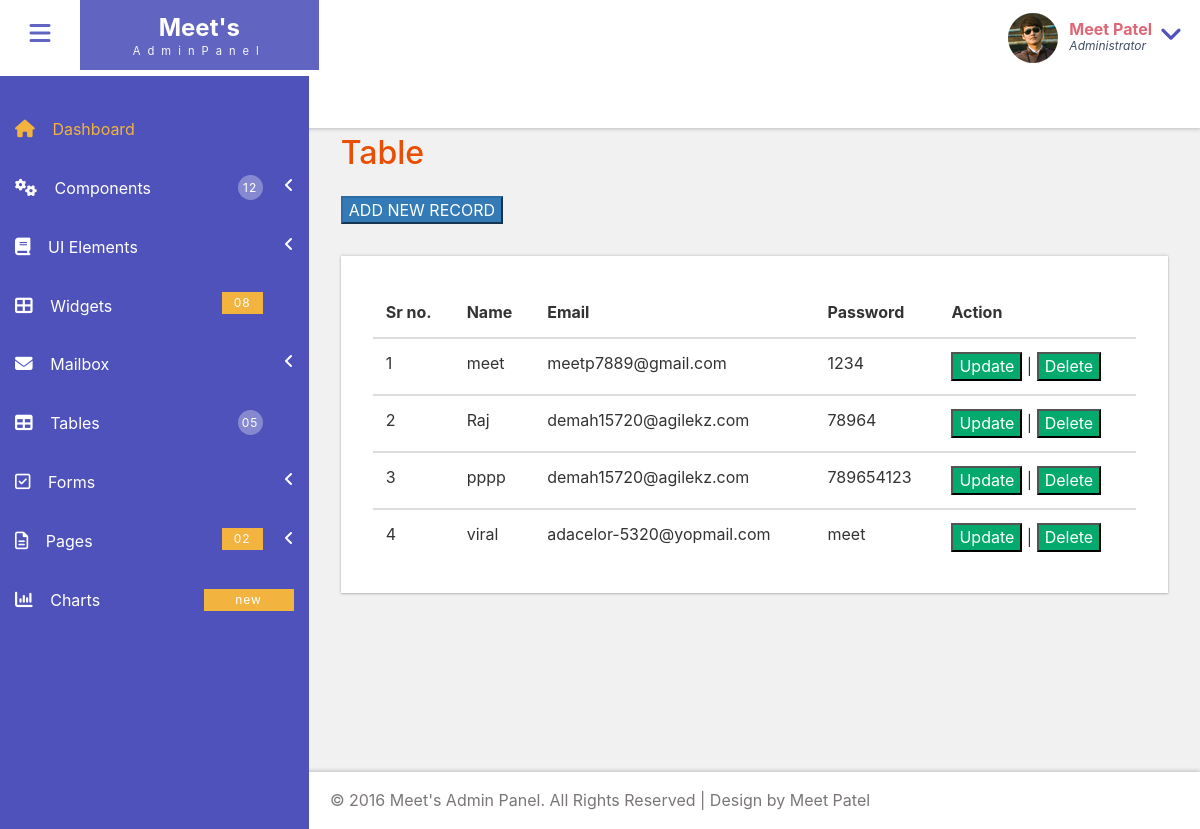
/tables.php, run on the app's committed database.
### tables this page shows
CREATE TABLE `register` (
  `id` int(50) NOT NULL,
  `name` varchar(50) NOT NULL,
  `email` varchar(50) NOT NULL,
  `password` varchar(10) NOT NULL
);

### tables.php (the view, shortened to what this page needs)
<?php include 'config.php'; ?>
<!DOCTYPE HTML>
<html>
<head>
    <link href="css/bootstrap.css" rel='stylesheet' type='text/css' />
    <link href="css/style.css" rel='stylesheet' type='text/css' />
    <link href="css/font-awesome.css" rel="stylesheet">
    <link href="css/animate.css" rel="stylesheet" type="text/css" media="all">
    <link href="css/custom.css" rel="stylesheet">
</head>
<body class="cbp-spmenu-push">
    <body>
        <link rel="stylesheet" href="../../../assests/css/font-awesome.min.css">
        <div class="main-content">
            <?php include 'templetes/nav.php'; ?>
            <?php include 'templetes/header.php'; ?>
            <div id="page-wrapper">
                <div class="main-page">
                    <div class="tables">
                        <h3 class="title1">Table</h3>
                        <a href="form.php"><button class="btn-primary">ADD NEW RECORD</button></a>
                        <div class="bs-example widget-shadow" data-example-id="contextual-table">
                            <table class="table">
                                <thead>
                                    <tr>
                                        <th>Sr no.</th>
                                        <th>Name</th>
                                        <th>Email</th>
                                        <th>Password</th>
                                        <th>Action</th>
                                    </tr>
                                </thead>
                                <tbody>
                                    <?php
                                    $i = 1;
                                    $select = "select * from `register`";
                                    $qry = mysqli_query($conn, $select);
                                    while ($row = mysqli_fetch_assoc($qry)) { ?>
                                        <td><?php echo $i; ?></td>
                                        <td><?php echo $row['name']; ?></td>
                                        <td><?php echo $row['email']; ?></td>
                                        <td><?php echo $row['password']; ?></td>
                                        <td>
                                            <a href="form.php?action=update&id=<?php echo $row['id']; ?>"><button style="background-color: #04AA6D; color:white">Update</button></a>
                                            |
                                            <a href="action.php?action=delete&id=<?php echo $row['id']; ?>"><button style="background-color: #04AA6D; color:white">Delete</button></a>
                                        </td>
                                </tbody>
                            <?php $i++;
                                    } ?>
                            </table>
                        </div>
                    </div>
                </div>
            </div>
            <?php include 'templetes/footer.php'; ?>
        </div>
    </body>
</html>

### templetes/nav.php (shortened to what this page needs)
<div class=" sidebar" role="navigation">
    <div class="navbar-collapse">
        <nav class="cbp-spmenu cbp-spmenu-vertical cbp-spmenu-left" id="cbp-spmenu-s1">
            <ul class="nav" id="side-menu">
                <li>
                    <a href="index.php" class="active"><i class="fa fa-home nav_icon"></i>Dashboard</a>
                </li>
                <li>
                    <a href="#"><i class="fa fa-cogs nav_icon"></i>Components <span class="nav-badge">12</span> <span class="fa arrow"></span></a>
                </li>
                <li class="">
                    <a href="#"><i class="fa fa-book nav_icon"></i>UI Elements <span class="fa arrow"></span></a>
                </li>
                <li>
                    <a href="widgets.php"><i class="fa fa-th-large nav_icon"></i>Widgets <span class="nav-badge-btm">08</span></a>
                </li>
                <li>
                    <a href="#"><i class="fa fa-envelope nav_icon"></i>Mailbox<span class="fa arrow"></span></a>
                </li>
                <li>
                    <a href="index.php?page=tables"><i class="fa fa-table nav_icon"></i>Tables <span class="nav-badge">05</span></a>
                </li>
                <li>
                    <a href="index.php?page=form"><i class="fa fa-check-square-o nav_icon"></i>Forms<span class="fa arrow"></span></a>
                </li>
                <li>
                    <a href="#"><i class="fa fa-file-text-o nav_icon"></i>Pages<span class="nav-badge-btm">02</span><span class="fa arrow"></span></a>
                </li>
                <li>
                    <a href="charts.php" class="chart-nav"><i class="fa fa-bar-chart nav_icon"></i>Charts <span class="nav-badge-btm pull-right">new</span></a>
                </li>
            </ul>
        </nav>
    </div>
</div>

### templetes/header.php (shortened to what this page needs)
<div class="sticky-header header-section ">
    <div class="header-left">
        <button id="showLeftPush"><i class="fa fa-bars"></i></button>
        <div class="logo">
            <a href="index.php">
                <h1>Meet's</h1>
                <span>AdminPanel</span>
            </a>
        </div>
        <div class="search-box">
            <form class="input">
                <label class="input__label" for="input-31">
                </label>
            </form>
        </div>
    </div>
    <div class="header-right">
        <div class="profile_details">
            <ul>
                <li class="dropdown profile_details_drop">
                    <a href="#" class="dropdown-toggle" data-toggle="dropdown" aria-expanded="false">
                        <div class="profile_img">
                            <span class="prfil-img"><img src="images/2.png" alt=""> </span>
                            <div class="user-name">
                                <p>Meet Patel</p>
                                <span>Administrator</span>
                            </div>
                            <i class="fa fa-angle-down lnr"></i>
                            <div class="clearfix"></div>
                        </div>
                    </a>
                </li>
            </ul>
        </div>
        <div class="clearfix"> </div>
    </div>
    <div class="clearfix"> </div>
</div>

### templetes/footer.php
<div class="footer">
    <p>&copy; 2016 Meet's Admin Panel. All Rights Reserved | Design by Meet Patel</p>
</div>

### css/custom.css (style rules this page uses)
#page-wrapper { padding:7em 2em 2.5em; background-color: #F1F1F1; }
.sidebar .arrow { float: right; }
.sidebar .fa.arrow:before { content: "\f104"; }

### tables.php (style rules this page uses)
* { box-sizing: border-box; font-family: -apple-system, BlinkMacSystemFont, "Segoe UI", Roboto, Oxygen-Sans, Ubuntu, Cantarell, "Helvetica Neue", sans-serif; }
.pull-right { float: right; position: fixed; right: 0px; top: 70px; width: 90px; z-index: 99999; text-align: center; }

### data on the page
register: name "meet", email "meetp7889@gmail.com", password "1234"
register: name "Raj", email "demah15720@agilekz.com", password "78964"
register: name "pppp", email "demah15720@agilekz.com", password "789654123"
register: name "viral", email "adacelor-5320@yopmail.com", password "meet"
